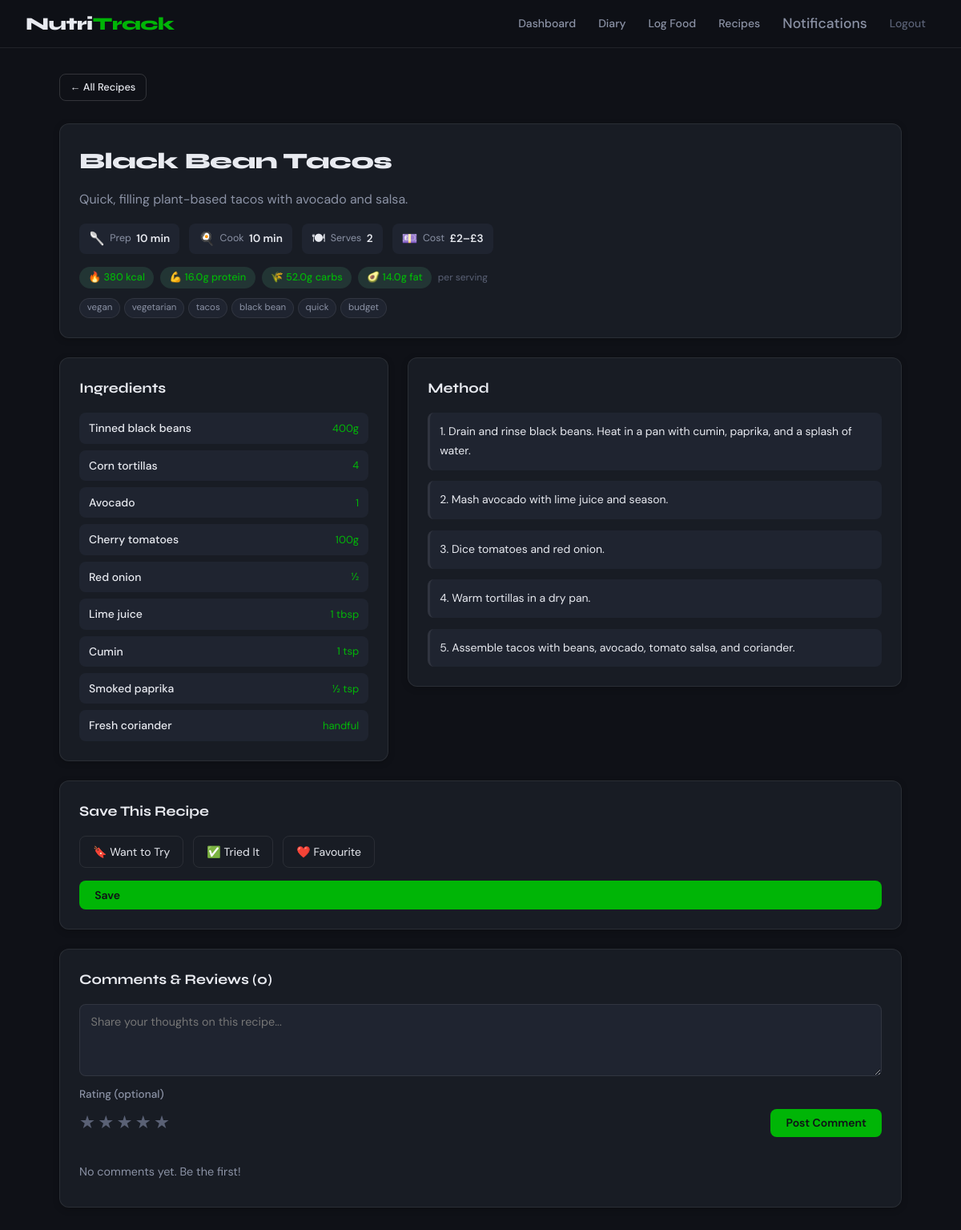
The page /recipe/5 (signed in) on the database as committed earlier.
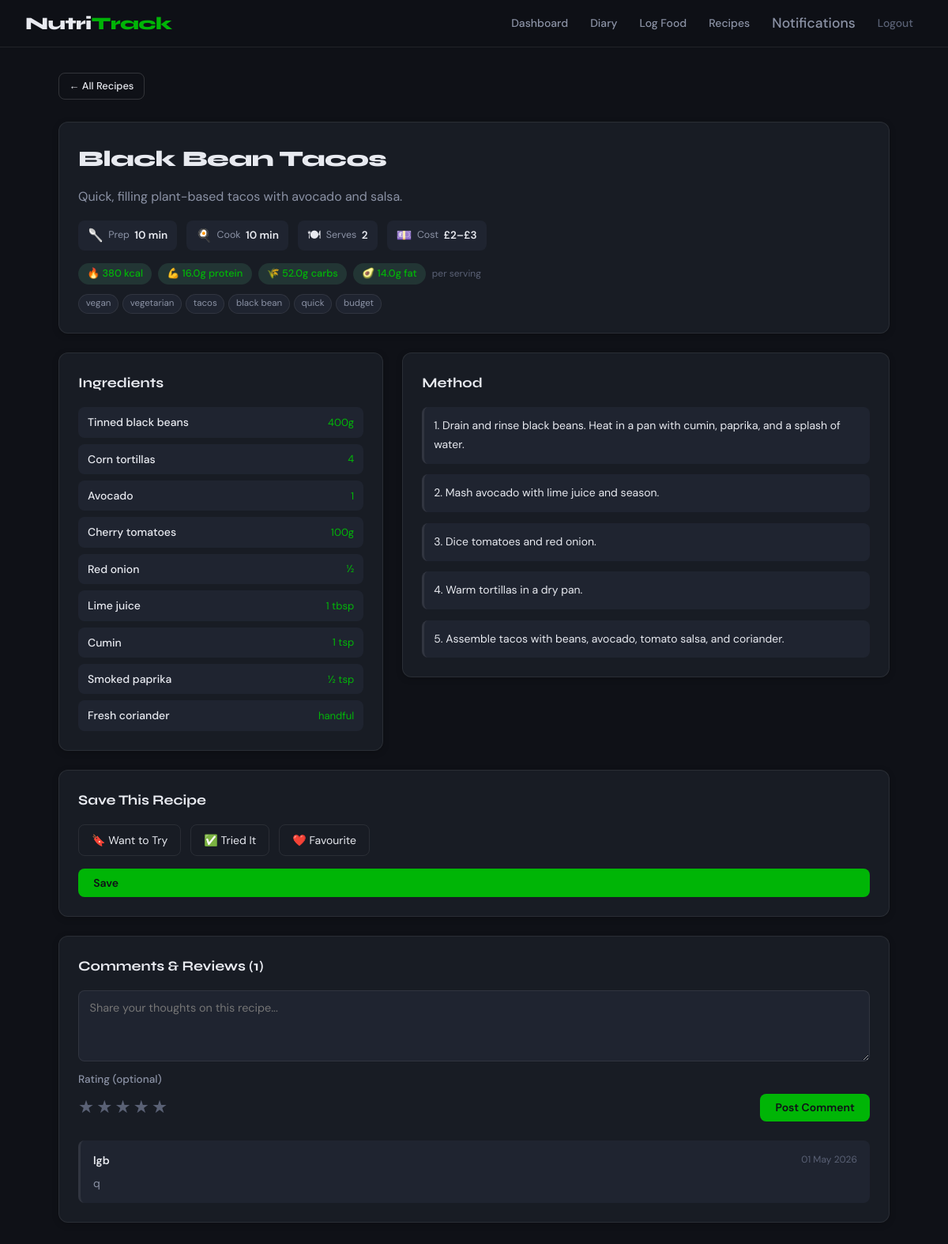
The same page on the database as committed later.
### app.py (models this page shows, shortened)
class Recipe(db.Model):
    id = db.Column(db.Integer, primary_key=True)
    title = db.Column(db.String(200), nullable=False)
    description = db.Column(db.Text, nullable=True)
    ingredients = db.Column(db.Text, nullable=False)  # stored as JSON string
    instructions = db.Column(db.Text, nullable=False)
    cook_time_mins = db.Column(db.Integer, nullable=True)
    prep_time_mins = db.Column(db.Integer, nullable=True)
    servings = db.Column(db.Integer, nullable=True, default=2)
    cost_estimate = db.Column(db.String(20), nullable=True)
    calories_per_serving = db.Column(db.Float, nullable=True)
    protein_per_serving = db.Column(db.Float, nullable=True)
    carbs_per_serving = db.Column(db.Float, nullable=True)
    fat_per_serving = db.Column(db.Float, nullable=True)
    tags = db.Column(db.String(300), nullable=True)  # comma separated
    image_url = db.Column(db.String(500), nullable=True)
    created_by = db.Column(db.Integer, db.ForeignKey("user.id"), nullable=True)
    created = db.Column(db.DateTime, default=datetime.utcnow)
    comments = db.relationship("RecipeComment", backref="recipe", lazy=True)
    def average_rating(self):
        if not self.comments:
            return None
        rated = [c.rating for c in self.comments if c.rating is not None]
        if not rated:
            return None
        return round(sum(rated) / len(rated), 1)

class RecipeComment(db.Model):
    id = db.Column(db.Integer, primary_key=True)
    recipe_id = db.Column(db.Integer, db.ForeignKey("recipe.id"), nullable=False)
    user_id = db.Column(db.Integer, db.ForeignKey("user.id"), nullable=False)
    comment = db.Column(db.Text, nullable=False)
    rating = db.Column(db.Integer, nullable=True)  # 1-5, optional
    created = db.Column(db.DateTime, default=datetime.utcnow)
    user = db.relationship("User", backref="recipe_comments")

class User(db.Model):
    id = db.Column(db.Integer, primary_key=True)
    username = db.Column(db.String(100), unique=True, nullable=False)
    email = db.Column(db.String(150), unique=True, nullable=False)
    password_hash = db.Column(db.String(200), nullable=False)
    role = db.Column(db.String(20), nullable=False, default="subscriber")
    full_name = db.Column(db.String(150), nullable=False)
    specialisation = db.Column(db.String(200), nullable=True)
    bio = db.Column(db.Text, nullable=True)
    weight_kg = db.Column(db.Float, nullable=True)
    height_cm = db.Column(db.Float, nullable=True)
    blood_pressure = db.Column(db.String(20), nullable=True)  # format: "120/80"
    goal = db.Column(db.String(50), nullable=True)  # lose_weight / gain_weight / maintain
    professional_id = db.Column(db.Integer, db.ForeignKey("user.id"), nullable=True)
    created = db.Column(db.DateTime, default=datetime.utcnow)
    food_entries = db.relationship("FoodEntry", backref="user", lazy=True, foreign_keys="FoodEntry.user_id")
    notifications = db.relationship("Notification", backref="recipient", lazy=True, foreign_keys="Notification.user_id")

### app.py (the view)
@app.route("/recipe/<int:recipe_id>")
@login_required
def view_recipe(recipe_id):
    user = get_current_user()
    recipe = Recipe.query.get_or_404(recipe_id)
    comments = RecipeComment.query.filter_by(recipe_id=recipe_id).order_by(
        RecipeComment.created.desc()
    ).all()
    ingredients = json.loads(recipe.ingredients) if recipe.ingredients else []
    return render_template("view-recipe.html", user=user, recipe=recipe,
                           ingredients=ingredients, comments=comments)

### app.py (called while the page is built)
def login_required(f):
    @wraps(f)
    def decorated(*args, **kwargs):
        if "user_id" not in session:
            flash("Please log in to access this page.", "warning")
            return redirect(url_for("login"))
        return f(*args, **kwargs)
    return decorated

def get_current_user():
    if "user_id" not in session:
        return None
    return User.query.get(session["user_id"])

@app.context_processor
def inject_globals():
    return {
        "current_user": get_current_user()
    }

### templates/view-recipe.html (shortened to what this page needs)
{% extends "base.html" %}
{% block content %}
<div class="page-header">
    <a href="{{ url_for('recipes') }}" class="btn btn-outline btn-sm">← All Recipes</a>
</div>
<div class="recipe-detail-header card">
    <div class="recipe-detail-title-row">
        <h1 class="recipe-detail-title">{{ recipe.title }}</h1>
    </div>
    {% if recipe.description %}
        <p class="recipe-detail-desc">{{ recipe.description }}</p>
    {% endif %}
    <div class="recipe-info-chips">
        {% if recipe.prep_time_mins %}
            <div class="info-chip">
                <span class="chip-icon">🥄</span>
                <span class="chip-label">Prep</span>
                <span class="chip-value">{{ recipe.prep_time_mins }} min</span>
            </div>
        {% endif %}
        {% if recipe.cook_time_mins %}
            <div class="info-chip">
                <span class="chip-icon">🍳</span>
                <span class="chip-label">Cook</span>
                <span class="chip-value">{{ recipe.cook_time_mins }} min</span>
            </div>
        {% endif %}
        {% if recipe.servings %}
            <div class="info-chip">
                <span class="chip-icon">🍽</span>
                <span class="chip-label">Serves</span>
                <span class="chip-value">{{ recipe.servings }}</span>
            </div>
        {% endif %}
        {% if recipe.cost_estimate %}
            <div class="info-chip">
                <span class="chip-icon">💷</span>
                <span class="chip-label">Cost</span>
                <span class="chip-value">{{ recipe.cost_estimate }}</span>
            </div>
        {% endif %}
    </div>
    {% if recipe.calories_per_serving %}
    <div class="recipe-nutrition-strip">
        <div class="nutrition-chip">🔥 {{ recipe.calories_per_serving | int }} kcal</div>
        {% if recipe.protein_per_serving %}<div class="nutrition-chip">💪 {{ recipe.protein_per_serving }}g protein</div>{% endif %}
        {% if recipe.carbs_per_serving %}<div class="nutrition-chip">🌾 {{ recipe.carbs_per_serving }}g carbs</div>{% endif %}
        {% if recipe.fat_per_serving %}<div class="nutrition-chip">🥑 {{ recipe.fat_per_serving }}g fat</div>{% endif %}
        <small class="per-serving-note">per serving</small>
    </div>
    {% endif %}
    {% if recipe.tags %}
    <div class="recipe-tags">
        {% for t in recipe.tags.split(',') %}
            <a href="{{ url_for('recipes', tag=t.strip()) }}" class="tag">{{ t.strip() }}</a>
        {% endfor %}
    </div>
    {% endif %}
</div>
<div class="recipe-body">
    <div class="card recipe-section">
        <h2 class="card-title">Ingredients</h2>
        <ul class="ingredient-list">
            {% for ing in ingredients %}
            <li class="ingredient-item">
                <span class="ingredient-name">{{ ing.name }}</span>
                <span class="ingredient-amount">{{ ing.amount }}</span>
            </li>
            {% endfor %}
        </ul>
    </div>
    <div class="card recipe-section">
        <h2 class="card-title">Method</h2>
        <div class="instructions">
            {% for step in recipe.instructions.split('\n') %}
                {% if step.strip() %}
                    <p class="instruction-step">{{ step.strip() }}</p>
                {% endif %}
            {% endfor %}
        </div>
    </div>
</div>
{% if session.role == 'subscriber' %}
<div class="card section-gap">
    <h2 class="card-title">Save This Recipe</h2>
    <form method="POST" action="{{ url_for('save_recipe', recipe_id=recipe.id) }}" class="save-form">
        <div class="save-options">
            {% for status, label, icon in [('want_to_try','Want to Try','🔖'), ('tried','Tried It','✅'), ('favourite','Favourite','❤️')] %}
            <label class="save-option {% if saved_status == status %}save-option--active{% endif %}">
                <span>{{ icon }} {{ label }}</span>
            </label>
            {% endfor %}
        </div>
        <button type="submit" class="btn btn-primary">Save</button>
    </form>
</div>
{% endif %}
<div class="card section-gap">
    <h2 class="card-title">Comments & Reviews ({{ comments | length }})</h2>
    <form method="POST" action="{{ url_for('add_recipe_comment', recipe_id=recipe.id) }}" class="comment-form">
        <div class="form-group">
            <textarea name="comment" rows="3" placeholder="Share your thoughts on this recipe..." required></textarea>
        </div>
        <div class="form-row rating-row">
            <div class="form-group">
                <label>Rating (optional)</label>
                <div class="star-rating">
                    {% for i in range(1, 6) %}
                    <label class="star-label">
                        <span class="star">★</span>
                    </label>
                    {% endfor %}
                </div>
            </div>
            <button type="submit" class="btn btn-primary">Post Comment</button>
        </div>
    </form>
    <div class="comments-list section-gap">
        {% for c in comments %}
        <div class="comment-item">
            <div class="comment-meta">
                <span class="comment-author">{{ c.user.full_name }}</span>
                <span class="comment-date">{{ c.created.strftime('%d %b %Y') }}</span>
            </div>
            <p class="comment-text">{{ c.comment }}</p>
        </div>
        {% else %}
        <p class="empty-state-text">No comments yet. Be the first!</p>
        {% endfor %}
    </div>
</div>
{% endblock %}

### templates/base.html (shortened to what this page needs)
<!DOCTYPE html>
<html lang="en">
<head>
    <link rel="stylesheet" href="{{ url_for('static', filename='css/styles.css') }}">
</head>
<body>
{% if session.user_id %}
<nav class="navbar">
    <a href="{{ url_for('index') }}" class="nav-logo">Nutri<span>Track</span></a>
    <div class="nav-links">
        {% if session.role == 'subscriber' %}
            <a href="{{ url_for('subscriber_home') }}" class="nav-link">Dashboard</a>
            <a href="{{ url_for('food_diary') }}" class="nav-link">Diary</a>
            <a href="{{ url_for('log_food') }}" class="nav-link">Log Food</a>
            <a href="{{ url_for('recipes') }}" class="nav-link">Recipes</a>
        {% else %}
            <a href="{{ url_for('professional_home') }}" class="nav-link">Dashboard</a>
            <a href="{{ url_for('find_clients') }}" class="nav-link">Find Clients</a>
            <a href="{{ url_for('recipes') }}" class="nav-link">Recipes</a>
        {% endif %}
        <a href="{{ url_for('notifications') }}" class="nav-link notif-bell">
            Notifications
        </a>
        <a href="{{ url_for('logout') }}" class="nav-link logout-link">Logout</a>
    </div>
</nav>
{% endif %}
<main class="main-content">
    {% block content %}{% endblock %}
</main>
</body>
</html>

Rows that differ between the two databases and show on the page:
added RecipeComment: user.full_name "lgb", created "01 May 2026", comment "q"
Other text that changed with them:
{{ comments | length }}: "0" → "1"
text no longer shown: "No comments yet. Be the first!"
